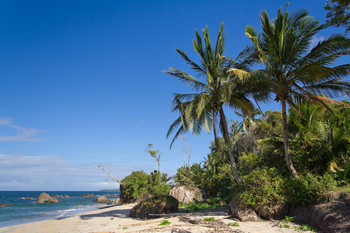
#> input picture images/beach.png, 350 x 233 px
$ python translation.py --image images/beach.png
#> lines starting #> are read from the running program, lines starting #| are printed output that depends on the picture
import numpy as np
import argparse
import cv2
import imutils # <~ some helpful functions we wrote

ap = argparse.ArgumentParser()
ap.add_argument("-i", "--image", required = True, help = "Path to the image")
args = vars(ap.parse_args())

image = cv2.imread(args["image"])
#> image is the input picture: shape (233, 350, 3); mean B, G, R 136, 110.4, 78.6
cv2.imshow("Original", image)

# [9 lines of commented-out code are left out]

shifted_down = imutils.translate(image, 25, 50)
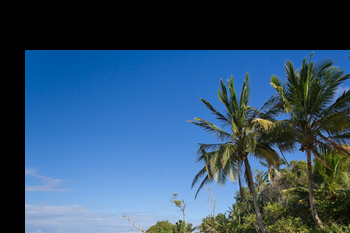
#> shifted_down: shape (233, 350, 3); mean B, G, R 110.1, 81.9, 51.2
cv2.imshow("Shifted Down and Right", shifted_down)
cv2.waitKey(0)

shifted_up = imutils.translate(image, -50, -90)
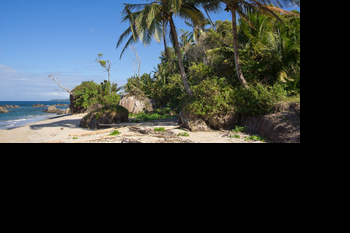
#> shifted_up: shape (233, 350, 3); mean B, G, R 62.4, 60.8, 53.2
cv2.imshow("Shifted Up and Left", shifted_up)
cv2.waitKey(0)

$ run again, on images/wave.png
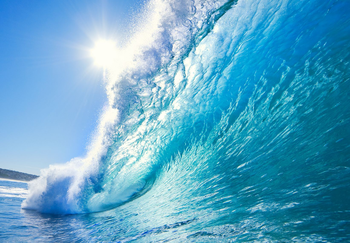
#> input picture images/wave.png, 350 x 243 px
#> image is the input picture: shape (243, 350, 3); mean B, G, R 199.1, 166.5, 93.5
#> `shifted_down = imutils.translate(image, 25, 50)`:
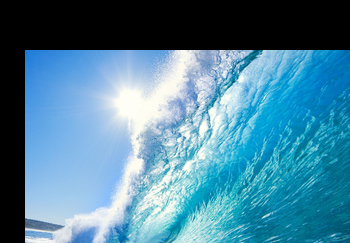
#> shifted_down: shape (243, 350, 3); mean B, G, R 154.3, 130.1, 77.3
#> `shifted_up = imutils.translate(image, -50, -90)`:
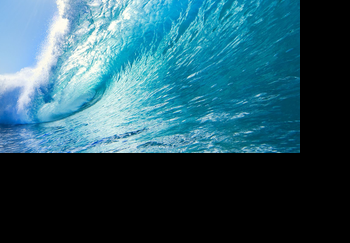
#> shifted_up: shape (243, 350, 3); mean B, G, R 100.5, 86.1, 42.1
